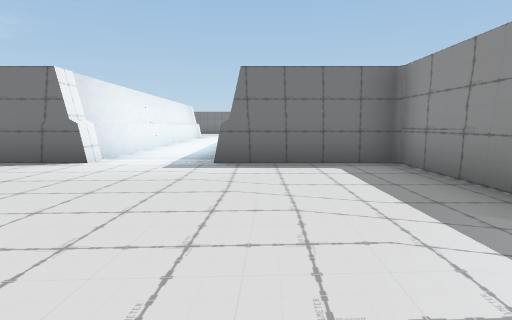
View 1 (above)

21 first-person views from a walk through a scene from a Unity 3-D project. The camera is 1.2 m above the floor, tilts 6° down and sees 75° across. The floor is counted in squares, 2 m on a side. Each view is taken from the middle of a square. On the plan, view 1 faces up. The plan holds only what a view shows up to about 10 squares ahead; the rest is blank. The place goes on beyond the plan.

View 2
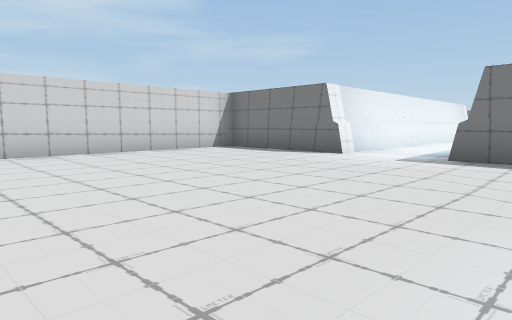

View 3
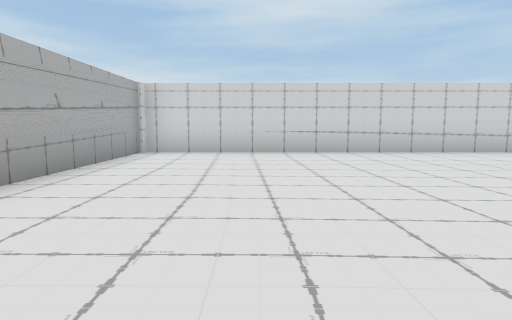

View 4
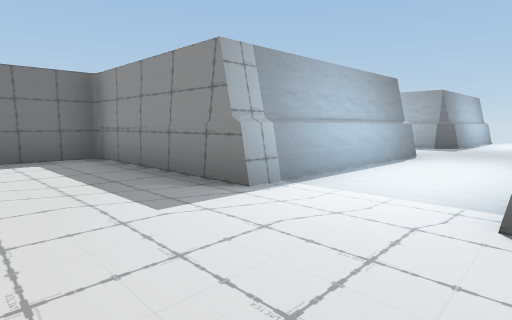

View 5
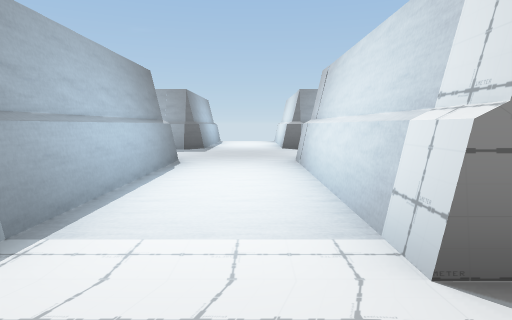

View 6
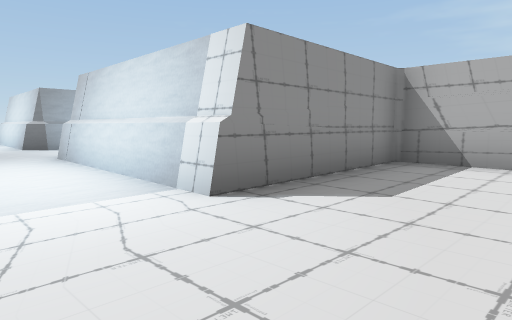

View 7
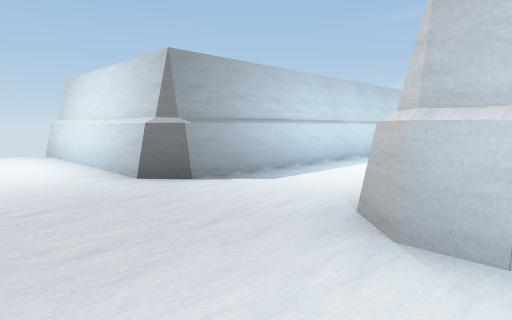

View 8
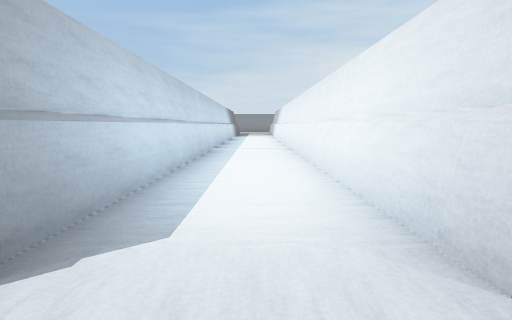

View 9
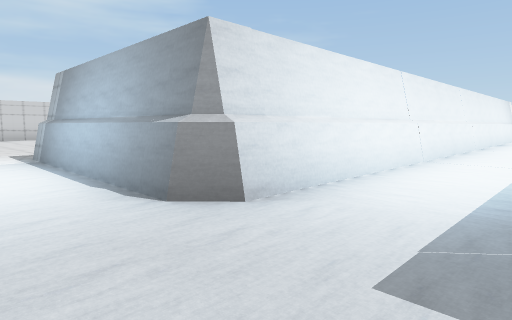

View 10
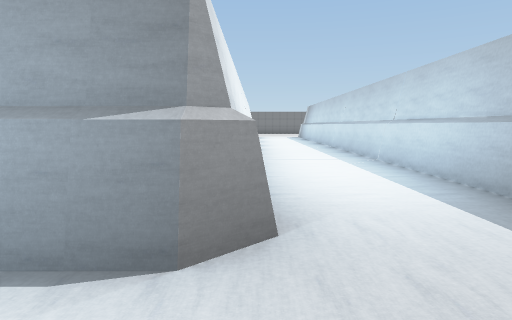

View 11
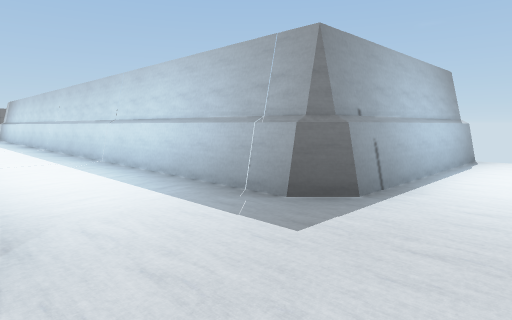

View 12
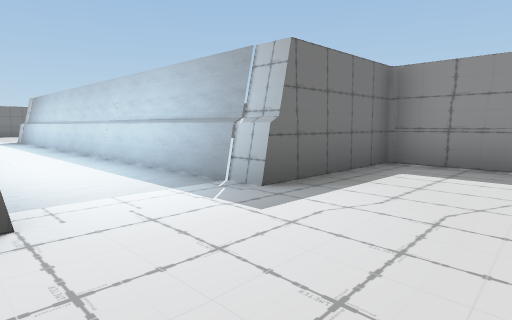

View 13
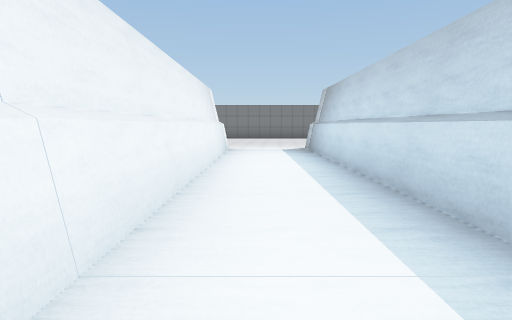

View 14
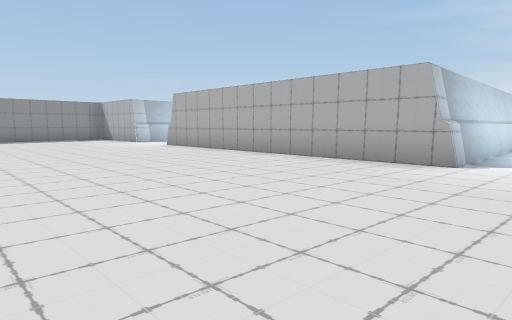

View 15
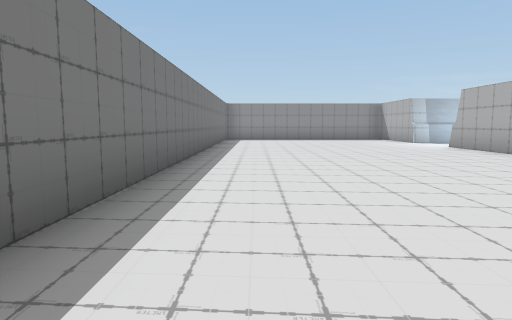

View 16
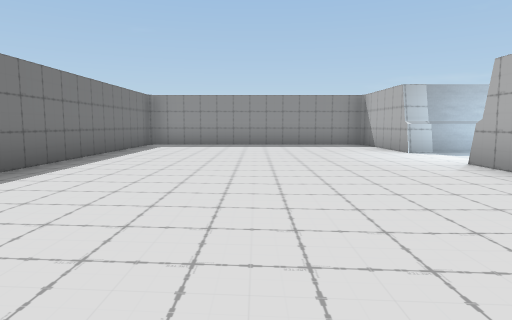

View 17
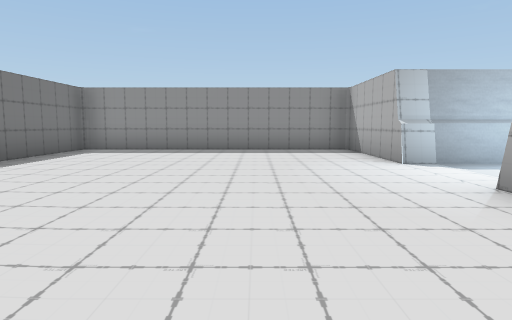

View 18
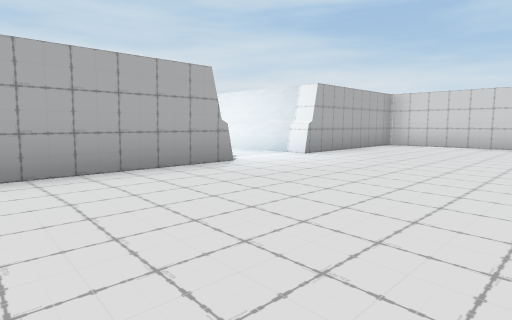

View 19
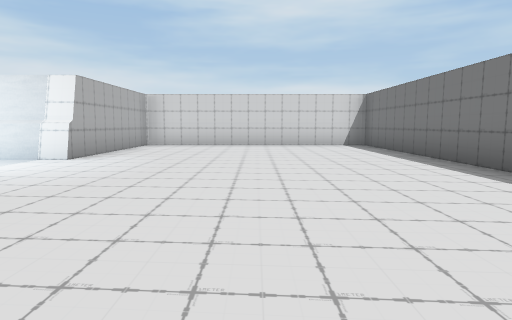

View 20
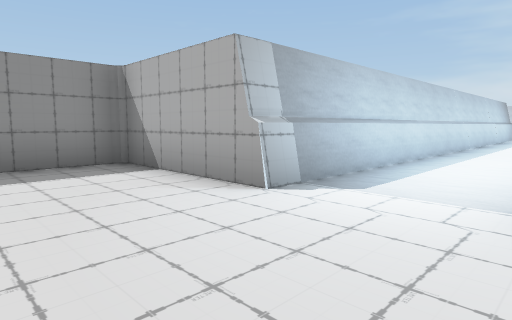

View 21
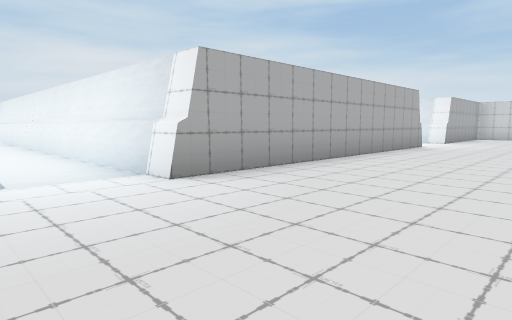

### Floor plan
Points are (right, up) in squares from view 1. A wall is a line through its corners. A room is listed if a view was taken in it or the views show most of it. See-through windows are left out.
Room 1 (views 1, 2, 3, 4, 5, 6, 7, 8, 9, 10, 11, 12, 13)
walls: (-0.6, 5.2) (-0.6, 16.7); (2.2, -0.8) (6.7, -0.8) (7.1, -1.1) (7.1, -7.5); (6.8, -1.5) (6.8, -7.5); (9.2, 1.8) (9.2, 16.7); (0.6, -4.5) (2.2, -4.5) (2.2, -0.9) (6.8, -0.9); (9.4, -0.9) (13.5, -0.9); (13.5, 1.6) (9.4, 1.6) (9.4, 16.7); (13.5, 1.4) (9.6, 1.4) (9.4, 1.6); (9.2, -7.5) (9.2, -1.1); (9.4, -7.5) (9.4, -0.9) (9.6, -0.8) (13.5, -0.8); (6.8, 16.2) (6.8, 1.6) (2.2, 1.6) (2.3, 5.2) (-0.4, 5.2) (-0.4, 16.7); (-2.8, 16.7) (-2.8, 5.3); (-3, 16.7) (-3, 5.3) (-6.3, 5.3) (-6.3, -4.5) (-2.1, -4.5); (7.1, 16.7) (7.1, 1.8) (6.7, 1.4) (2.2, 1.4)
ways out: opening at (-1.5, 17) to room 2; opening at (8.5, 17) to room 2
Room 2 (views 14, 15, 16, 17, 18, 19, 20, 21)
walls: (-0.4, 16.7) (7.1, 16.7); (9.4, 16.7) (12.2, 16.7) (12.2, 23.2) (-7, 23.2) (-7, 16.7) (-3, 16.7)
ways out: opening at (-1.5, 17) to room 1; opening at (8.5, 17) to room 1

Where each view was taken, in squares from view 1:
view 1: 0 up, 0 right, facing up
view 2: 1 down, 1 right, facing up-left
view 3: 2 down, 1 right, facing left
view 4: 1 down, 0 right, facing up-right
view 5: 0 up, 1 right, facing right
view 6: 1 up, 0 right, facing down-right
view 7: 1 up, 6 right, facing down-right
view 8: 0 up, 8 right, facing down
view 9: 0 up, 9 right, facing up-left
view 10: 0 up, 7 right, facing up
view 11: 0 up, 7 right, facing up-right
view 12: 3 up, 3 left, facing up-right
view 13: 8 up, 2 left, facing up
view 14: 22 up, 2 left, facing down-right
view 15: 22 up, 2 left, facing right
view 16: 20 up, 2 right, facing right
view 17: 19 up, 4 right, facing right
view 18: 21 up, 3 right, facing down-left
view 19: 20 up, 3 right, facing left
view 20: 19 up, 7 right, facing down-right
view 21: 20 up, 9 right, facing down-left
